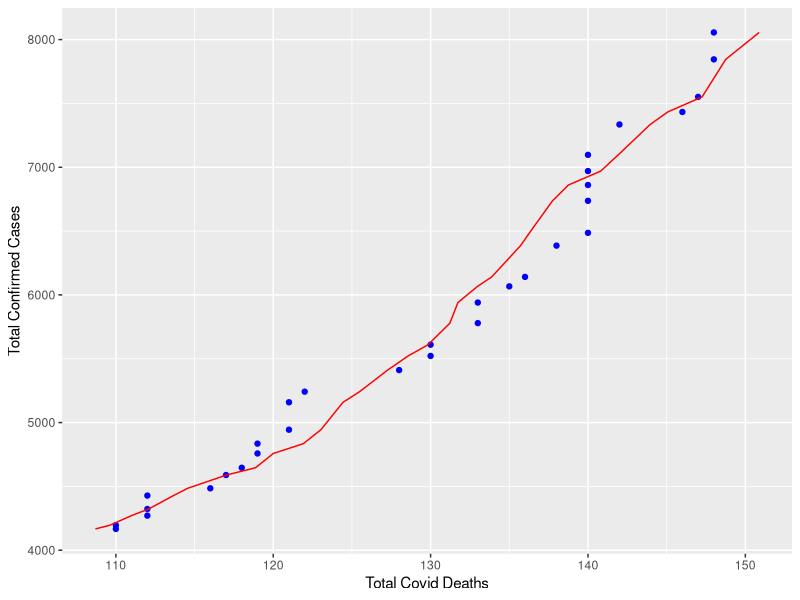
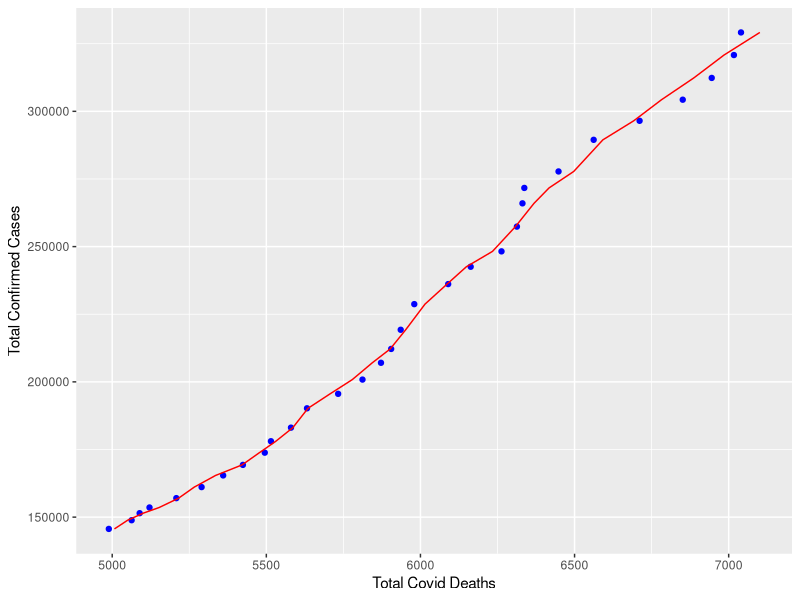

The R source for these figures, in order:
library(ggplot2)

build_offset_columns <- function(input_df,target_col,range_vector){
  
  ### Unlist the Target column to get a vector. Otherwise we spin our wheels in a df
  process_col <- unlist(input_df[target_col])
  
  #### Build a series of columns that offset the values of the target_col by the range vector
  for (offset_count in 1:length(range_vector))
  {
    offset_value <- range_vector[offset_count]
    i <- 0
    offset_col <- sapply(process_col,function(x){
      i <<- i + 1
      ### Return nothing for first 21 days
      if (i <= offset_value) { return(0) }
      return(process_col[i-offset_value])
      
    },simplify="array")
    
    thisColName <- paste("offset_",offset_value,sep="")
    
    input_df <- cbind(input_df,offset_col)
    
    colnames(input_df)[length(colnames(input_df))] <- thisColName
    
    
  }### END each vector elements
  
  return(input_df)  
  
}### END build_minus_column
build_rolling_offset <- function(input_df,rolling_days){
  
  
  ### Find the best offset covariance over a period of rolling days
  output_vector <- c()  
  output_vector2 <- c()  
  mse_vector <- c()
  
  ### Loop through input data frame
  for (i in 1:nrow(input_df)){
    if (i <= rolling_days) {
      output_vector2 <- append(output_vector2,0) 
      mse_vector <- append(mse_vector,0)
      next
    }
    #output_vector <- append(output_vector,1) 
    ### Get a subset of the input_df i - rolling_days
    #print(input_df[(i- rolling_days):i,])
    #offset_daily_df[76:nrow(offset_daily_df),]
    #print(temp_df)
    #print(cor(input_df[2:length(input_df)]) )
    #covResponse <- cov(input_df[2:length(input_df)])[2,] 
    #corResposnse <- cor(input_df[2:length(input_df) ],method=c("pearson"))[2,]
    #print(covResponse)
    #print(corResposnse)
    
    temp_df <- input_df[(i - rolling_days):i,2:length(input_df)]
    
    least_residual <- -1
    least_offset <- ""
    most_cor <- -1
    most_cor_offset <- ""
    ### Build Residuals for each offset Column
    ### Loop through each offset column
    
    tempCor <- (cor(temp_df)[2,])
    #print(max(tempCor[3:length(tempCor)]))
    for (q in 3:length(tempCor)){
      #print(tempCor[q])
      if (most_cor == -1 ){ 
        most_cor <- tempCor[q] 
        most_cor_offset <- colnames(temp_df)[q]
        next
      }
      if (tempCor[q] > most_cor){
        most_cor <- tempCor[q] 
        most_cor_offset <- colnames(temp_df)[q]
      }
      
    }
    #print("Most_cor")
    #print(most_cor)
    #print("Most_cor_offset")
    #print(most_cor_offset)
    #print(temp_df[most_cor_offset])
    
    ## Build a linear model prediction based on suggested offset.
    ## calculate the error of the prediction
    
    temp_lm <-  lm(daily_total_deaths ~ offset_14, data=temp_df)
    
    #print(summary(temp_lm))
    
    temp_predict_df <- data.frame( 
      daily_total_deaths = predict(temp_lm, newdata=temp_df), 
      daily_total_confirmed=temp_df[most_cor_offset])
    
    #### Get residuals from prediction
    temp_residual <- temp_df$daily_total_deaths - temp_predict_df$daily_total_deaths
    
    ### Base Error
    temp_residual <- sum(temp_residual^2)
    
    
    sse <- temp_df$daily_total_deaths - temp_predict_df$daily_total_deaths
    sse <- sse^2
    sse <- sum(sse)
    sse
    
    
    ## Degrees of Freedom for Error (n-p)
    dfe <- rolling_days-2
    
    #print(sse/dfe)
    
    
    ## Mean of Squares for Error:   MSE = SSE / DFE
    mse <- sse / dfe
    
    #print(temp_residual)
    #print(actual_values)
    
    #print(temp_residual / dfe)
    #daily_total_deaths
    
    
    output_vector2 <- append(output_vector2,most_cor_offset) 
    mse_vector <- append(mse_vector,mse)
    
    
    
  }### END Each data frame row
  
  
  
  min_mse <- min(mse_vector[(mse_vector > 0)])
  
  offset_error <- c()
  
  for (i in 1:length(mse_vector)) {
    if (mse_vector[i] == 0 ){
      offset_error <- append(offset_error,0)
      next
    }
    offset_error <- append(offset_error,min_mse/mse_vector[i])
    
  }
  
  return(data.frame(date = input_df$date,mse=mse_vector,error=offset_error,offset=output_vector2))
  #eval(parse(text=command))
  
  
}### END build rolling offset
build_statewide_confirmed_numbers <- function(input_df){
  #### Sum the numbers across the state to build a big picture estimate
  
  ### Build unique dates
  date <- unique(input_df$date)
  
  ### build statewide confirmed numbers
  daily_total_confirmed <- sapply(date,function(x){
    ### Build data frame for each date
    this_df <- (input_df [which(input_df$date == x),])
    ### Sum confirmed for daily total
    return(sum(this_df$totalcountconfirmed) )
  },simplify="array")
  
  daily_total_deaths <- sapply(date,function(x){
    this_df <- (input_df [which(input_df$date == x),])
    ### Sum deaths for daily total
    return(sum(this_df$totalcountdeaths) )
  },simplify="array")
  
  return(data.frame(date,daily_total_confirmed,daily_total_deaths))
  
}#// END build statewide numbers


buildCounties_df <- function(input_df,input_names){
  #### Build a data frame of counties listed in input_names. Multiple counties will be summed
  date <- unique(ca_covid_df$date)
  
  daily_total_confirmed <- sapply(date,function(x){
    ### Build data frame for each date
    this_df <- (input_df [which(input_df$date == x),])
    
    temp_array <- sapply(input_names, function(x){
      
      return(this_df[which(this_df$county ==x), ]$totalcountconfirmed)
    },simplify="array")
    
    ### Sum confirmed for daily total
    return(sum(temp_array))
  },simplify="array")
  
  daily_total_deaths <- sapply(date,function(x){
    ### Build data frame for each date
    this_df <- (input_df [which(input_df$date == x),])
    
    temp_array <- sapply(input_names, function(x){
      
      return(this_df[which(this_df$county ==x), ]$totalcountdeaths)
    },simplify="array")
    
    ### Sum confirmed for daily total
    return(sum(temp_array))
  },simplify="array")
  
  
  return(data.frame(date,daily_total_confirmed,daily_total_deaths))
  
}### END buildCounties
build_last_30_df <- function(input_df){
  ### Return the last 30 day of a DF
  #### Determine the last 30 days index
  rowCount <- nrow(input_df)
  startIndex <- rowCount - 30
  
  ### get last 30 days of of offset_daily_ statewide
  return(input_df[startIndex:rowCount,])
  
  
}#///END build_last_30_df


build_model_last_30days <- function(input_df) {
  ############################################################
  ### Build model for last 30 days
  ############################################################
  
  #### Determine the last 30 days index
  rowCount <- nrow(input_df)
  startIndex <- rowCount - 30
  
  ### get last 30 days of of offset_daily_ statewide
  temp_df <- input_df[startIndex:rowCount,]
  
  last_month_df <- data.frame( date = temp_df$date,  
                               daily_total_confirmed = temp_df$daily_total_confirmed,
                               daily_total_deaths = temp_df$daily_total_deaths,
                               "offset" = temp_df[last_offset])
  
  colnames(last_month_df) <- c("date","daily_total_confirmed","daily_total_deaths","offset")
  
  
  last_month_lm <-  lm(daily_total_deaths ~ offset, data=last_month_df)
  
  
  last_month_predict_df <- data.frame( 
    date=last_month_df$date,
    actual_deaths=last_month_df$daily_total_deaths,
    daily_total_deaths = predict(last_month_lm, newdata=last_month_df), 
    daily_total_confirmed=last_month_df$daily_total_confirmed,
    offset=last_month_df$offset
  )
  
  
  return(last_month_predict_df)
  
}#//END build_model_last_30days
build_statewide_hospital_numbers <- function(input_df){
  #### Sum the numbers across the state to build a big picture estimate
  
  ### Build unique dates
  date <- unique(input_df$date)
  
  ### build statewide confirmed numbers
  hospitalized_covid_patients <- sapply(date,function(x){
    ### Build data frame for each date
    this_df <- (input_df [which(input_df$date == x),])
    ### Sum confirmed for daily total
    return(sum(this_df$hospitalized_covid_patients) )
  },simplify="array")
  
  all_hospital_beds <- sapply(date,function(x){
    this_df <- (input_df [which(input_df$date == x),])
    ### Sum deaths for daily total
    return(sum(this_df$all_hospital_beds) )
  },simplify="array")
  
  icu_available_beds <- sapply(date,function(x){
    this_df <- (input_df [which(input_df$date == x),])
    ### Sum deaths for daily total
    return(sum(this_df$icu_available_beds) )
  },simplify="array")
  
  icu_combined <- sapply(date,function(x){
    this_df <- (input_df [which(input_df$date == x),])
    ### Sum deaths for daily total
    return(sum(this_df$icu_combined) )
  },simplify="array")
  
  hospital_capactity <- sapply(date,function(x){
    this_df <- (input_df [which(input_df$date == x),])
    ### Sum deaths for daily total
    return(sum(this_df$hospital_capactity) )
  },simplify="array")
  
  icu_capacity <- sapply(date,function(x){
    this_df <- (input_df [which(input_df$date == x),])
    ### Sum deaths for daily total
    return(sum(this_df$icu_capacity) )
  },simplify="array")
  
  return(data.frame(date=date,
                    hospitalized_covid_patients=hospitalized_covid_patients,
                    all_hospital_beds=all_hospital_beds,
                    icu_available_beds=icu_available_beds,
                    icu_combined=icu_combined,
                    hospital_capactity=hospital_capactity,
                    icu_capacity=icu_capacity
  ))
  
}#// END build statewide numbers


## Set the working directory to the root of your DSC 520 directory
#setwd("C:\\Users\\newcomb\\DSCProjects\\DSC\\covid")
setwd("L:\\stonk\\projects\\DSC\\DSC\\covid")

### Read CSV 

ca_hospital_df <- read.csv("final_CA_Hospital.csv")
ca_covid_df <- read.csv("final_CA_Confirmed.csv")
#ca_population_df <- read.csv("final_CA_county_population.csv")
#ca_demo_df <- read.csv("Final_CA_Race_Demographic.csv")

### strip first column which duplicates row Index.It's a write.CSV thing
ca_hospital_df   <- ca_hospital_df[,2:length(ca_hospital_df)]
ca_covid_df      <- ca_covid_df[,2:length(ca_covid_df)]
#ca_population_df <- ca_population_df[,2:length(ca_population_df)]
#ca_demo_df       <- ca_hospital_df[,2:length(ca_demo_df)]

#tail(ca_hospital_df)
#tail(ca_covid_df)
#tail(ca_population_df)
#tail(ca_demo_df)

### Split counties into separate groups counties > 2% and less than
#counties_by_size_index <- order(ca_population_df$population,decreasing = TRUE)
#counties_biggest_index <- counties_by_size_index[1:12] 
#counties_smallest_index <-counties_by_size_index[13:length(counties_by_size_index)] 

### Get Names of Biggest counties by population
#counties_biggest_names <- sapply(counties_biggest_index, function(x){
#  return(ca_population_df$county[x])
#},simplify = "array")
#counties_biggest_names

### Get Names of Smallest counties by population
#counties_smallest_names <- sapply(counties_smallest_index, function(x){
#  return(ca_population_df$county[x])
#},simplify = "array")
#counties_smallest_names

tail(ca_hospital_df)
head(ca_hospital_df)
head(ca_covid_df)
tail(ca_covid_df)

############################################
#### Build statewide Hospital numbers
############################################
### Hospital has least least rows start there



daily_hospital_df <- build_statewide_hospital_numbers(ca_hospital_df)
daily_hospital_df$icu_capacity
tail(daily_hospital_df)
############################################################
### build statewide Numbers - daily_covid_df
############################################################
daily_covid_df <- build_statewide_confirmed_numbers(ca_covid_df)
alameda_df <- buildCounties_df(ca_covid_df,c("alameda"))


############################################################
### build State confirmed offset columns - 
############################################################
offset_daily_df <- build_offset_columns(daily_covid_df,"daily_total_confirmed",8:30)

############################################################
### build Alameda confirmed offset columns - 
############################################################
alameda_offset_daily_df <- build_offset_columns(alameda_df,"daily_total_confirmed",8:30)

alameda_offset_daily_df


offset_daily_df

############################################################
### Build the offsets data frame. 
############################################################
offset_df <- build_rolling_offset(offset_daily_df,30)
#min_mse <- min(offset_df[offset_df$mse > 0,]$mse)
#offset_df$mse <- round(offset_df$mse,0)
#offset_df$error <- round(offset_df$error,0)
#offset_df$offset <- gsub("offset_","",offset_df$offset)
#write.csv(offset_df,"C:\\Users\\newcomb\\DSCProjects\\DSC\\covid\\error_offset.csv")

#error_offset <- vapply(offset_df$mse,function(x){
#  if (x == 0) {return(x)}
#  return(mse/x)
#},numeric(1))

############################################################
### Build model for last 30 days
############################################################
### Get the offset for the last date
############################################################
last_offset <- offset_df$offset[nrow(offset_df)]



alameda_last_30_df <- build_last_30_df(alameda_offset_daily_df)

alameda_predict_df <- build_model_last_30days(alameda_last_30_df)
alameda_predict_df
df_for_plot <- alameda_last_30_df
predict_df_for_plot <- alameda_predict_df

ggplot(data = df_for_plot, aes(y = daily_total_confirmed, x = daily_total_deaths)) + geom_point(color='blue') +
  scale_y_continuous(labels = function(x) format(x, scientific = FALSE)) +
  geom_line(color='red'   ,data = predict_df_for_plot, aes(y=daily_total_confirmed, x=daily_total_deaths)) +
  xlab("Total Covid Deaths") + ylab("Total Confirmed Cases")




#### Determine the last 30 days index
rowCount <- nrow(offset_daily_df)
startIndex <- rowCount - 30

### get last 30 days of of offset_daily_ statewide
temp_df <- offset_daily_df[startIndex:rowCount,]

last_month_df <- data.frame( date = temp_df$date,  
                             daily_total_confirmed = temp_df$daily_total_confirmed,
                             daily_total_deaths = temp_df$daily_total_deaths,
                             "offset" = temp_df[last_offset])

colnames(last_month_df) <- c("date","daily_total_confirmed","daily_total_deaths","offset")


last_month_lm <-  lm(daily_total_deaths ~ offset, data=last_month_df)


summary(last_month_lm)


last_month_predict_df <- data.frame( 
                                      date=last_month_df$date,
                                     actual_deaths=last_month_df$daily_total_deaths,
                                     daily_total_deaths = predict(last_month_lm, newdata=last_month_df), 
                                     daily_total_confirmed=last_month_df$daily_total_confirmed,
                                     offset=last_month_df$offset
                                    )

ggplot(data = last_month_df, aes(y = daily_total_confirmed, x = daily_total_deaths)) + geom_point(color='blue') +
  scale_y_continuous(labels = function(x) format(x, scientific = FALSE)) +
  #  geom_line(color='blue'  ,data = june_CD_base_predict_df,      aes(y=daily_total_confirmed, x=daily_total_deaths)) +
  geom_line(color='red'   ,data = last_month_predict_df, aes(y=daily_total_confirmed, x=daily_total_deaths)) +
  xlab("Total Covid Deaths") + ylab("Total Confirmed Cases")


last_row <- offset_daily_df[nrow(offset_daily_df),]

last_month_predict_df


           
